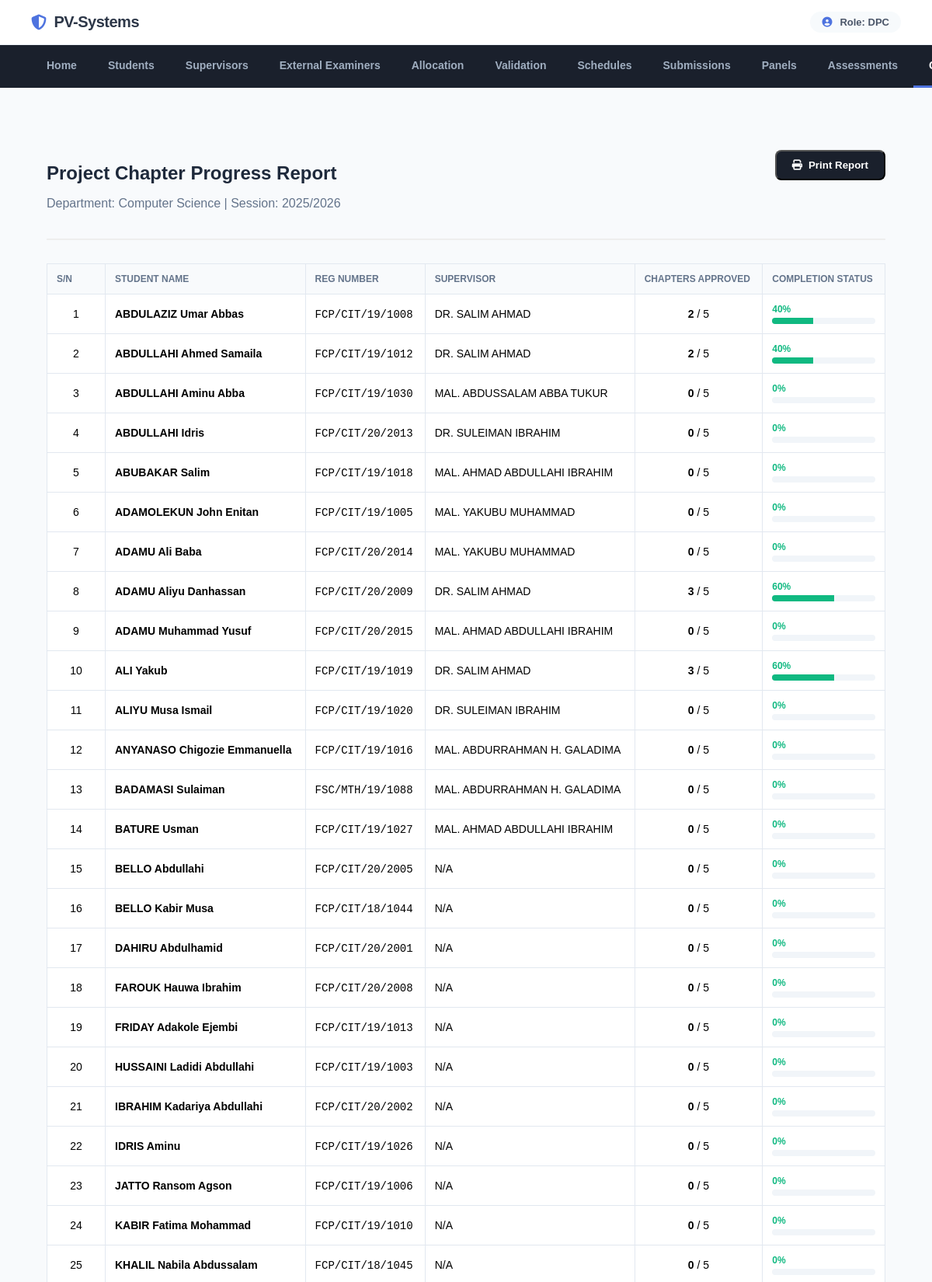
The app's page /department_project_coordinator/dpc_chapter_reports.php (signed in, upper part) with its own data.
### tables this page shows
CREATE TABLE `users` (
  `id` int(11) NOT NULL,
  `username` varchar(50) NOT NULL,
  `password` varchar(255) NOT NULL,
  `role` enum('stu','dpc','fpc','sup','ext') NOT NULL,
  `name` varchar(100) DEFAULT NULL,
  `email` varchar(100) DEFAULT NULL,
  `faculty_id` int(11) NOT NULL,
  `department` varchar(100) DEFAULT NULL,
  `is_active` tinyint(1) DEFAULT 1,
  `first_login` datetime DEFAULT NULL,
  `password_changed` varchar(50) DEFAULT NULL,
  `session` varchar(255) DEFAULT NULL,
  `created_at` timestamp NOT NULL DEFAULT current_timestamp() ON UPDATE current_timestamp()
);

CREATE TABLE `departments` (
  `id` int(11) NOT NULL,
  `faculty_id` int(11) NOT NULL,
  `department_name` varchar(100) NOT NULL,
  `project_guideline` varchar(255) DEFAULT NULL,
  `num_chapters` int(11) DEFAULT 5
);

CREATE TABLE `students` (
  `id` int(11) NOT NULL,
  `reg_no` varchar(50) NOT NULL,
  `name` varchar(100) NOT NULL,
  `phone` varchar(50) NOT NULL,
  `email` varchar(60) NOT NULL,
  `faculty_id` int(11) NOT NULL,
  `department` int(11) NOT NULL,
  `first_login` tinyint(1) DEFAULT 1
);

### includes/db.php (called while the page is built)
<?php
$my_host = 'localhost';
$my_dbname = 'my_project_topics2';
$my_username = 'root';
$my_password = '';
try {
    $conn = new PDO("mysql:host=$my_host;dbname=$my_dbname", $my_username, $my_password);
    $conn->setAttribute(PDO::ATTR_ERRMODE, PDO::ERRMODE_EXCEPTION);
    $conn->setAttribute(PDO::ATTR_DEFAULT_FETCH_MODE, PDO::FETCH_ASSOC);
} catch (PDOException $e_mysql) {
    error_log("Primary MySQL Connection failed: " . $e_mysql->getMessage());
    try {
        $fallback_dbname = 'fcetpoti_projectval';
        $fallback_username = 'fcetpoti_projectval';
        $fallback_password = 'Othmaan100!!!';
        $conn = new PDO("mysql:host=$my_host;dbname=$fallback_dbname", $fallback_username, $fallback_password);
        $conn->setAttribute(PDO::ATTR_ERRMODE, PDO::ERRMODE_EXCEPTION);
        $conn->setAttribute(PDO::ATTR_DEFAULT_FETCH_MODE, PDO::FETCH_ASSOC);
    } catch (PDOException $e_fallback) {
        error_log("Fallback MySQL Connection failed: " . $e_fallback->getMessage());
        die("Database connection failed. Please contact administrator.");
    }
}
try {
    $settings_stmt = $conn->query("SELECT setting_key, setting_value FROM system_settings");
    $system_settings = [];
    while ($row = $settings_stmt->fetch(PDO::FETCH_ASSOC)) {
        $system_settings[$row['setting_key']] = $row['setting_value'];
    }
    $current_session = $system_settings['current_session'] ?? date('Y') . '/' . (date('Y') + 1);
} catch (Exception $e) {
    $current_session = date('Y') . '/' . (date('Y') + 1);
}
?>

### department_project_coordinator/dpc_chapter_reports.php (the view, shortened to what this page needs)
<?php
include_once __DIR__ . '/../includes/db.php';
$dpc_id = $_SESSION['user_id'];
$stmt = $conn->prepare("SELECT u.department as dept_id, d.department_name, d.num_chapters FROM users u JOIN departments d ON u.department = d.id WHERE u.id = ?");
$stmt->execute([$dpc_id]);
$dpc_info = $stmt->fetch(PDO::FETCH_ASSOC);
$dept_id = $dpc_info['dept_id'];
$dept_name = $dpc_info['department_name'];
$num_chapters = (int)($dpc_info['num_chapters'] ?? 5);
$stmt = $conn->prepare("
    SELECT s.id, s.name, s.reg_no, su.name AS supervisor_name,
           (SELECT COUNT(*) FROM chapter_approvals WHERE student_id = s.id AND status = 'approved') as approved_chapters
    FROM students s
    LEFT JOIN supervision sp ON s.id = sp.student_id AND sp.status = 'active'
    LEFT JOIN supervisors su ON sp.supervisor_id = su.id
    WHERE s.department = ?
    ORDER BY s.name ASC
");
$stmt->execute([$dept_id]);
$report_data = $stmt->fetchAll(PDO::FETCH_ASSOC);
?>
<!DOCTYPE html>
<html lang="en">
<head>
    <link rel="stylesheet" href="https://cdnjs.cloudflare.com/ajax/libs/font-awesome/6.4.0/css/all.min.css">
    <link rel="stylesheet" href="<?= PROJECT_ROOT ?>assets/css/styles.css">
</head>
<body style="background: #f8fafc;">
    <?php include_once __DIR__ . '/../includes/header.php'; ?>
    </div>
    <div class="container" style="padding: 40px 20px;">
        <div class="report-header">
            <div style="display: flex; justify-content: space-between; align-items: flex-start;">
                <div>
                    <h1 style="font-size: 24px; color: #1e293b; margin-bottom: 5px;">Project Chapter Progress Report</h1>
                    <p style="color: #64748b;">Department: <?= htmlspecialchars($dept_name) ?> | Session: <?= $current_session ?></p>
                </div>
                <button onclick="window.print()" class="print-btn no-print">
                    <i class="fas fa-print"></i> Print Report
                </button>
            </div>
        </div>
        <table class="report-table">
            <thead>
                <tr>
                    <th style="width: 50px;">S/N</th>
                    <th>Student Name</th>
                    <th>Reg Number</th>
                    <th>Supervisor</th>
                    <th>Chapters Approved</th>
                    <th>Completion Status</th>
                </tr>
            </thead>
            <tbody>
                <?php $sn = 1; foreach ($report_data as $row): ?>
                    <?php
                        $percent = $num_chapters > 0 ? round(($row['approved_chapters'] / $num_chapters) * 100) : 0;
                    ?>
                    <tr>
                        <td style="text-align: center;"><?= $sn++ ?></td>
                        <td style="font-weight: 600;"><?= htmlspecialchars($row['name']) ?></td>
                        <td><code><?= htmlspecialchars($row['reg_no']) ?></code></td>
                        <td><?= htmlspecialchars($row['supervisor_name'] ?: 'N/A') ?></td>
                        <td style="text-align: center;">
                            <strong><?= $row['approved_chapters'] ?></strong> / <?= $num_chapters ?>
                        </td>
                        <td>
                            <div style="margin-bottom: 4px; font-weight: bold; font-size: 12px; color: #10b981;">
                                <?= $percent ?>%
                            </div>
                            <div class="progress-bar-container">
                                <div class="progress-bar" style="width: <?= $percent ?>%;"></div>
                            </div>
                        </td>
                    </tr>
                <?php endforeach; ?>
            </tbody>
        </table>
    </div>
</body>
</html>

### assets/css/styles.css (style rules this page uses)
body { font-family: Arial, sans-serif; margin: 0; padding: 0; background-color: #f4f4f4; display: flex; flex-direction: column; min-height: 100vh; }
.container { width: 90%; max-width: 1200px; margin: 0 auto; padding: 20px; flex: 1; }
table { width: 100%; border-collapse: collapse; margin-top: 20px; }
table th, table td { padding: 10px; border: 1px solid #ccc; text-align: left; }
table th { background-color: #333; color: #fff; }

### department_project_coordinator/dpc_chapter_reports.php (style rules this page uses)
.report-header { margin-bottom: 30px; border-bottom: 2px solid #eee; padding-bottom: 20px; }
.report-table { width: 100%; border-collapse: collapse; background: white; margin-top: 20px; }
.report-table th { background: #f8fafc; padding: 12px; border: 1px solid #e2e8f0; text-align: left; font-size: 12px; text-transform: uppercase; color: #64748b; }
.report-table td { padding: 12px; border: 1px solid #e2e8f0; font-size: 14px; }
.progress-bar-container { width: 100%; background: #f1f5f9; height: 8px; border-radius: 4px; overflow: hidden; }
.progress-bar { height: 100%; background: #10b981; }
.print-btn { background: #1a202c; color: white; padding: 10px 20px; border-radius: 8px; text-decoration: none; font-weight: 600; display: inline-flex; align-items: center; gap: 8px; }

### records on screen
users: departments.department_name "Computer Science"
students: name "ABDULAZIZ Umar Abbas", reg_no "FCP/CIT/19/1008", supervisor_name "DR. SALIM AHMAD", approved_chapters "2", percent "40"
departments: num_chapters "5"
students: name "ABDULLAHI Ahmed Samaila", reg_no "FCP/CIT/19/1012", supervisor_name "DR. SALIM AHMAD", approved_chapters "2", percent "40"
students: name "ABDULLAHI Aminu Abba", reg_no "FCP/CIT/19/1030", supervisor_name "MAL. ABDUSSALAM ABBA TUKUR", approved_chapters "0", percent "0"
students: name "ABDULLAHI Idris", reg_no "FCP/CIT/20/2013", supervisor_name "DR. SULEIMAN IBRAHIM", approved_chapters "0", percent "0"
students: name "ABUBAKAR Salim", reg_no "FCP/CIT/19/1018", supervisor_name "MAL. AHMAD ABDULLAHI IBRAHIM", approved_chapters "0", percent "0"
students: name "ADAMOLEKUN John Enitan", reg_no "FCP/CIT/19/1005", supervisor_name "MAL. YAKUBU MUHAMMAD", approved_chapters "0", percent "0"
students: name "ADAMU Ali Baba", reg_no "FCP/CIT/20/2014", supervisor_name "MAL. YAKUBU MUHAMMAD", approved_chapters "0", percent "0"
students: name "ADAMU Aliyu Danhassan", reg_no "FCP/CIT/20/2009", supervisor_name "DR. SALIM AHMAD", approved_chapters "3", percent "60"
students: name "ADAMU Muhammad Yusuf", reg_no "FCP/CIT/20/2015", supervisor_name "MAL. AHMAD ABDULLAHI IBRAHIM", approved_chapters "0", percent "0"
students: name "ALI Yakub", reg_no "FCP/CIT/19/1019", supervisor_name "DR. SALIM AHMAD", approved_chapters "3", percent "60"
students: name "ALIYU Musa Ismail", reg_no "FCP/CIT/19/1020", supervisor_name "DR. SULEIMAN IBRAHIM", approved_chapters "0", percent "0"
students: name "ANYANASO Chigozie Emmanuella", reg_no "FCP/CIT/19/1016", supervisor_name "MAL. ABDURRAHMAN H. GALADIMA", approved_chapters "0", percent "0"
students: name "BADAMASI Sulaiman", reg_no "FSC/MTH/19/1088", supervisor_name "MAL. ABDURRAHMAN H. GALADIMA", approved_chapters "0", percent "0"
students: name "BATURE Usman", reg_no "FCP/CIT/19/1027", supervisor_name "MAL. AHMAD ABDULLAHI IBRAHIM", approved_chapters "0", percent "0"
students: name "BELLO Abdullahi", reg_no "FCP/CIT/20/2005", supervisor_name "N/A", approved_chapters "0", percent "0"
students: name "BELLO Kabir Musa", reg_no "FCP/CIT/18/1044", supervisor_name "N/A", approved_chapters "0", percent "0"
students: name "DAHIRU Abdulhamid", reg_no "FCP/CIT/20/2001", supervisor_name "N/A", approved_chapters "0", percent "0"
students: name "FAROUK Hauwa Ibrahim", reg_no "FCP/CIT/20/2008", supervisor_name "N/A", approved_chapters "0", percent "0"
students: name "FRIDAY Adakole Ejembi", reg_no "FCP/CIT/19/1013", supervisor_name "N/A", approved_chapters "0", percent "0"
students: name "HUSSAINI Ladidi Abdullahi", reg_no "FCP/CIT/19/1003", supervisor_name "N/A", approved_chapters "0", percent "0"
students: name "IBRAHIM Kadariya Abdullahi", reg_no "FCP/CIT/20/2002", supervisor_name "N/A", approved_chapters "0", percent "0"
students: name "IDRIS Aminu", reg_no "FCP/CIT/19/1026", supervisor_name "N/A", approved_chapters "0", percent "0"
students: name "JATTO Ransom Agson", reg_no "FCP/CIT/19/1006", supervisor_name "N/A", approved_chapters "0", percent "0"
students: name "KABIR Fatima Mohammad", reg_no "FCP/CIT/19/1010", supervisor_name "N/A", approved_chapters "0", percent "0"
students: name "KHALIL Nabila Abdussalam", reg_no "FCP/CIT/18/1045", supervisor_name "N/A", approved_chapters "0", percent "0"

### other values on screen
$_SESSION['role'] "DPC"
$current_session "2025/2026"
